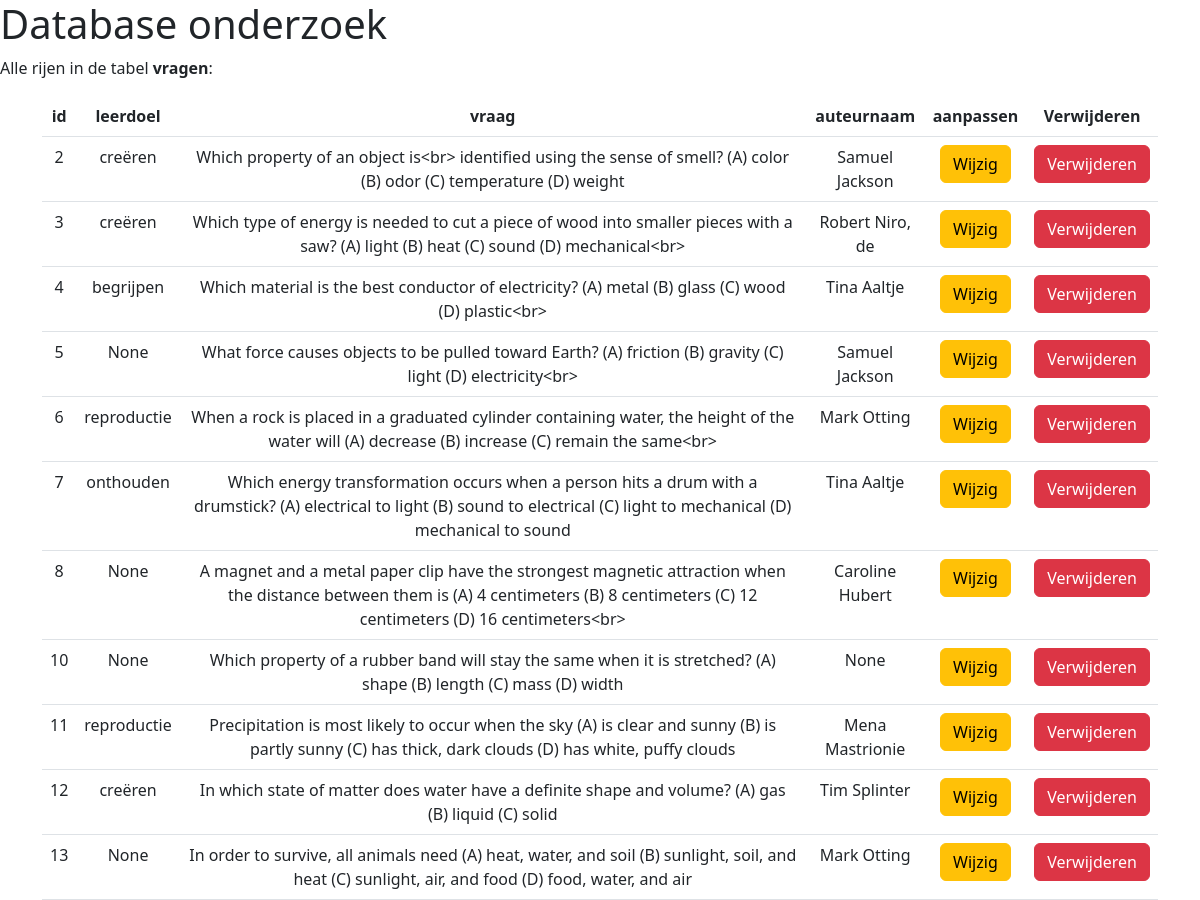
The app's page /table_details/vragen (upper part), older data.
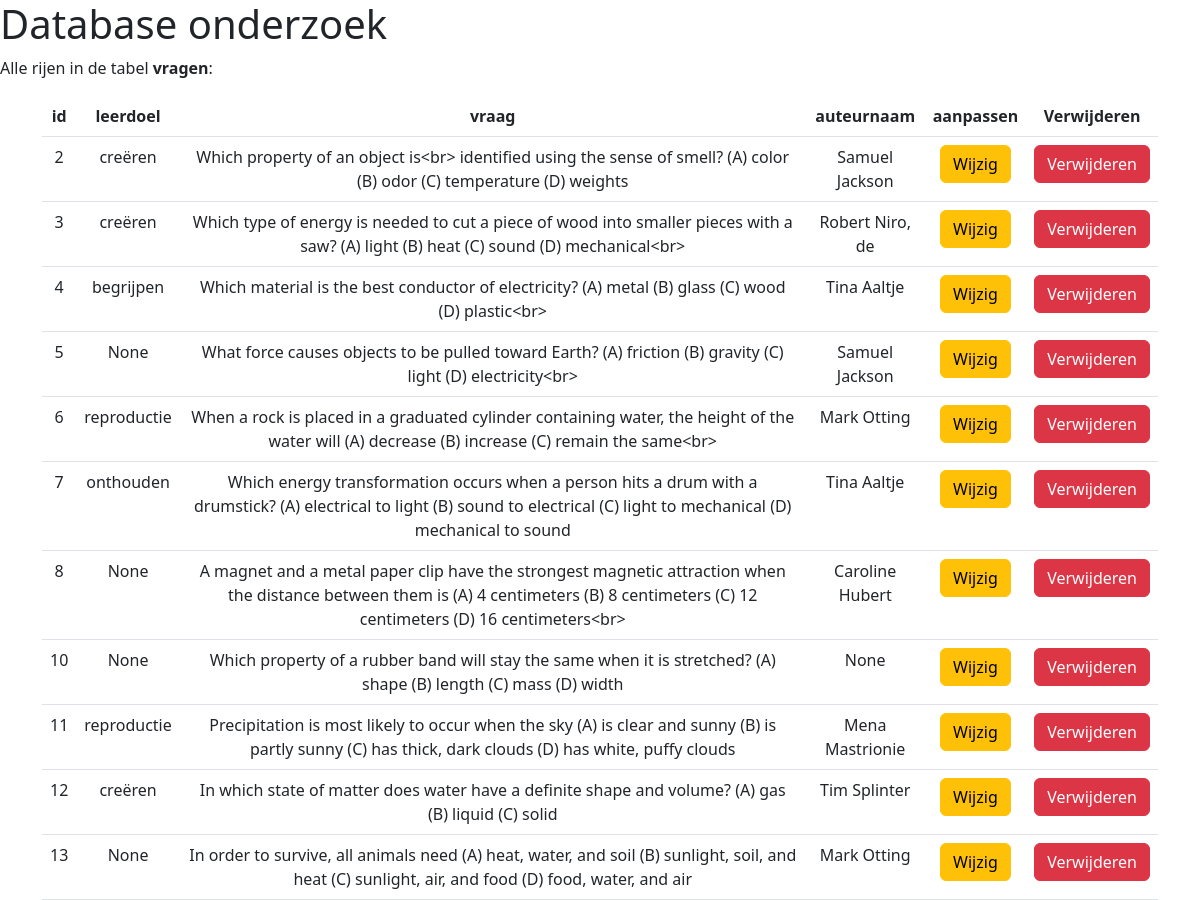
The same page, newer data.
### tables this page shows
CREATE TABLE `vragen` (
  `id` integer NOT NULL
,  `leerdoel` integer DEFAULT NULL
,  `vraag` text NOT NULL
,  `auteur` integer DEFAULT NULL
);

CREATE TABLE `leerdoelen` (
  `id` integer NOT NULL
,  `leerdoel` text DEFAULT NULL
);

### app.py (the view)
@app.route("/table_details/<table_name>",  methods=['GET', 'POST'])
def table_content(table_name=None):
    if not table_name:
        return "Missing table name", 400  # HTTP 400 = Bad Request
    else:
        rows, column_names = dbm.get_table_content(table_name)
        return render_template(
            "table_details.html", rows=rows, columns=column_names, table_name=table_name
        )

### lib/tablemodel.py (called while the page is built)
    def get_table_content(self, table_name):
        cursor = sqlite3.connect(self.database_file).cursor()
        if (table_name == 'vragen'):
            cursor.execute(f"SELECT vragen.id, leerdoelen.leerdoel, vragen.vraag, voornaam || ' ' || achternaam AS auteurnaam FROM vragen LEFT JOIN leerdoelen ON vragen.leerdoel = leerdoelen.id LEFT JOIN auteurs ON vragen.auteur = auteurs.id LIMIT 70")
        else:
            cursor.execute(f"SELECT * FROM {table_name} LIMIT 40")
        table_headers = [column_name[0] for column_name in cursor.description]
        table_content = cursor.fetchall()
        return table_content, table_headers

### templates/table_details.html (shortened to what this page needs)
<!DOCTYPE html>
<html lang="en">
<head>
    <link href="https://cdn.jsdelivr.net/npm/bootstrap@5.2.3/dist/css/bootstrap.min.css" rel="stylesheet">
</head>
<body>
<main>
    <h1>Database onderzoek</h1>
    <p>Alle rijen in de tabel <b>{{ table_name }}</b>:</p>
    <div id="container" class="container text-center">
        <table class="table table-hover">
            <thead>
            <tr>
                {% for column in columns %}
                <th>{{ column }}</th>
                {% endfor %}
                {% if 'vragen' in table_name %}
                <th>aanpassen</th>
                <th>Verwijderen</th>
                {%endif %}
            </tr>
            </thead>
            <tbody>
            {% for row in rows %}
            <tr>
                {% for field in row %}
                <td>{{ field }}</td>
                {% endfor %}
                {% if 'vragen' in table_name %}
                <td><button type="button" id="btn" data-bs-toggle="modal" data-bs-target="#exampleModal" data-vraag="{{ row[2] }}" data-id="{{ row[0] }}" class="wijzig btn btn-warning">Wijzig</button></td>
                <td><button type="button" data-bs-toggle="modal" data-bs-target="#exampleModal1" data-vraag="{{ row[2] }}" data-id="{{ row[0] }}" class="verwijder btn btn-danger">Verwijderen</button></td>
                {% endif %}
            </tr>
            {% endfor %}
            </tbody>
        </table>
    </div>
</main>
</body>
</html>

Row changes from the older to the newer data that the page shows:
changed vragen: vraag "Which property of an object is<br> identified using the sense of smell? (A) color (B) odor (C) temperature (D) weight" → "Which property of an object is<br> identified using the sense of smell? (A) color (B) odor (C) temperature (D) weights"
